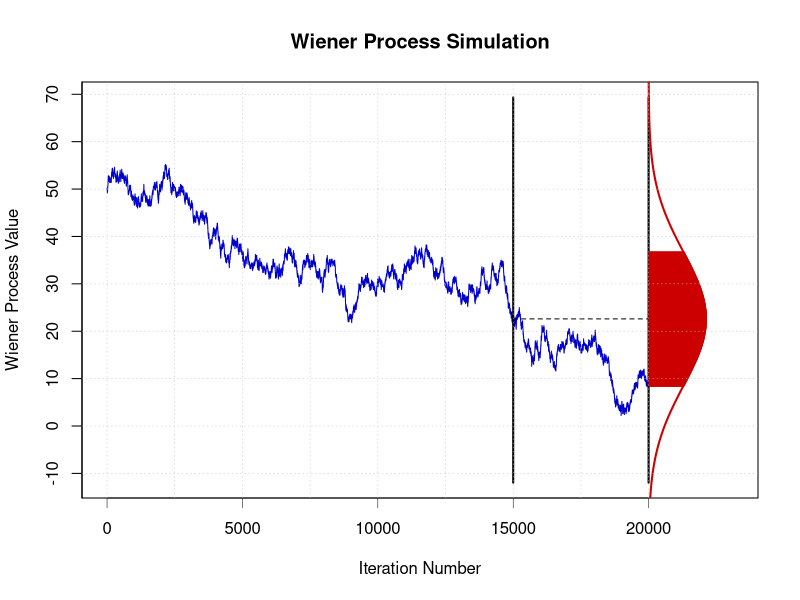

The R script that drew this image:
# clear variables and close windows
rm(list = ls(all = TRUE))
graphics.off()

dt = 0.01 # Delta t
c  = 2    # Constant c
s  = 150  # Time moment s
a  = 90   # left limit a
b  = 110  # right limit b
x0 = 50   # initial value of process

# Main calculation
l = 200
n = floor(l/dt)
t = seq(0, n * dt, dt)

set.seed(80)
z1 = runif(n * 1, 0, 1)
z  = z1
z[z1 < 0.5] = 1
z[z1 > 0.5] = -1
z  = z * c * sqrt(dt)  # to get finite and non-zero varinace
x  = c(x0, x0 + cumsum(z))

# Computing the normal distribution
max1   = max(x)
min1   = min(x)
sigma  = sqrt(max(t) - s) * c
mu     = x[s/dt]
ndata  = seq(min1 - sigma^2, sigma^2 * (max1 - min1), 0.2)
f      = 750 * 1/sqrt(2 * pi * sigma * sigma) * exp(-(ndata - mu)^2/(2 * sigma^2)) + 
    max(t)
fndata = cbind(f, ndata)
y      = dnorm(x, mu, sigma)

# Plot
plot(x, type = "l", col = "blue3", frame = TRUE, axes = FALSE, ylim = c(min1 - 
    sigma, max1 + sigma), xlim = c(0, max(f) * 100 + 1000), xlab = "Iteration Number", 
    ylab = "Wiener Process Value", main = "Wiener Process Simulation")

# Drawing the vertical lines
line1 = rbind(cbind(s, max1 + sigma), cbind(s, min1 - sigma))
lines(c(line1[1, 1] * 100, line1[2, 1] * 100), c(line1[1, 2], line1[2, 2]), col = "black", 
    lwd = 2)
line2 = rbind(cbind(max(t), max1 + sigma), cbind(max(t), min1 - sigma))
lines(c(line2[1, 1] * 100, line2[2, 1] * 100), c(line2[1, 2], line2[2, 2]), col = "black", 
    lwd = 2)

# Drawing the normal distribution
lines(100 * fndata[, 1], fndata[, 2], col = "red3", lwd = 2)

# Drawing one more line
line3 = rbind(cbind(s, mu), cbind(max(f), mu))
lines(c(line3[1, 1] * 100, line3[2, 1] * 100), c(line3[1, 2], line3[2, 2]), col = "black", 
    lwd = 1, lty = "dashed")

# Drawing the red area
a = mu - sigma
b = mu + sigma
i = a
while (i < b) {
    line8 = cbind(c(max(t) + 0.4, 750 * 1/sqrt(2 * pi * sigma * sigma) * exp(-(i - 
        mu)^2/(2 * sigma^2)) + max(t)), c(i, i))
    # rbind(cbind(max(t)+0.4,i),cbind(750*1/sqrt(2*pi*sigma*sigma)*exp(
    # -(i-mu)^2/(2*sigma^2) )+max(t),i))
    lines(c(line8[1, 1] * 100, line8[2, 1] * 100), c(line8[1, 2], line8[2, 2]), 
        col = "red3", lwd = 2)
    i = i + 0.1
}
axis(side = 2, at = seq(-200, 200, by = 10), label = seq(-200, 200, by = 10), lwd = 1)
axis(side = 1, at = seq(0, max(f) * 100, 5000), label = seq(0, max(f) * 100, 5000), 
    lwd = 0.5)
abline(h = seq(-200, 200, by = 10), lty = "dotted", lwd = 0.5, col = "grey")
abline(v = seq(0, max(f) * 100, 2500), lty = "dotted", lwd = 0.5, col = "grey")
